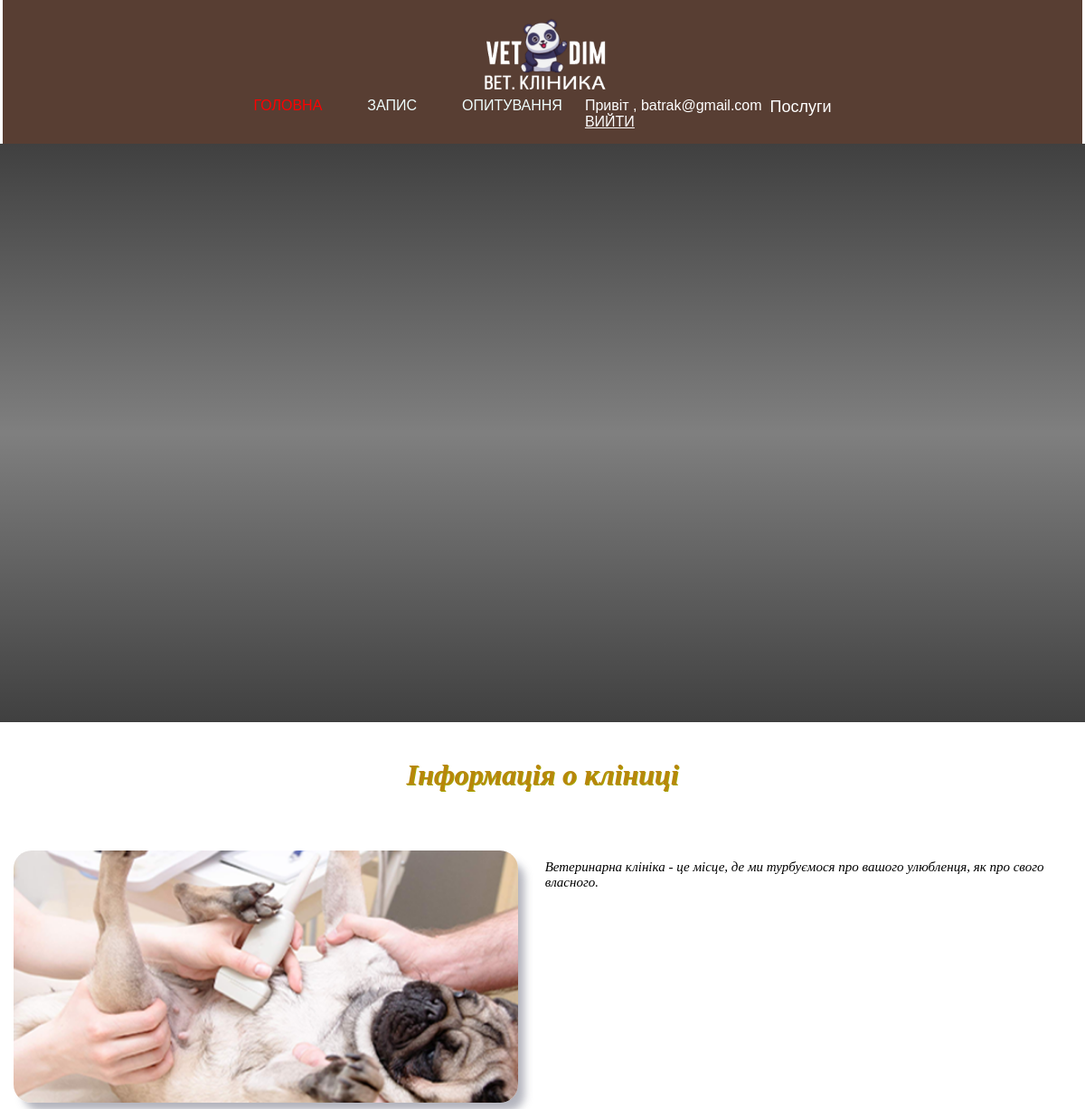
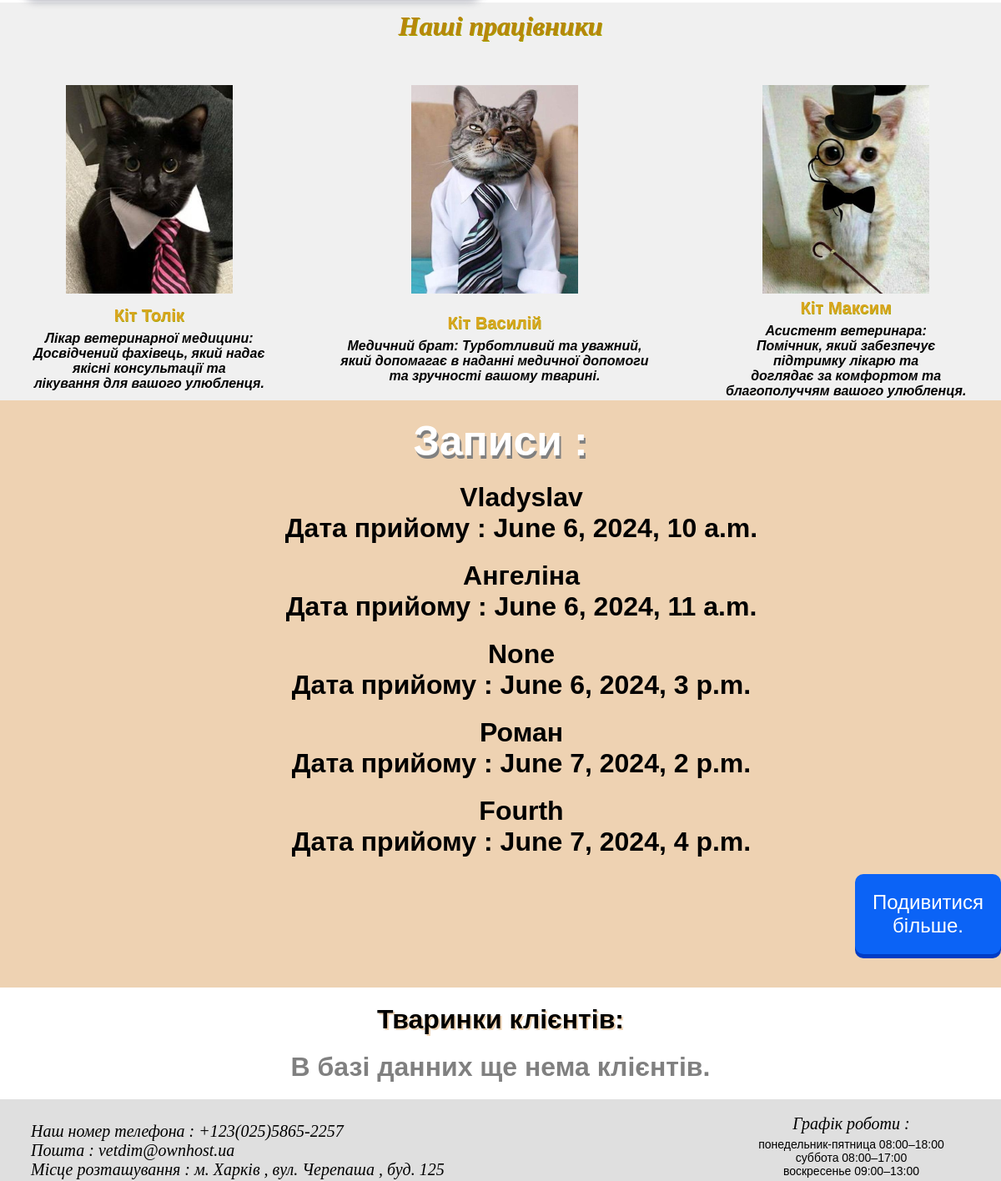
Screenshot of /polls/today (signed in) with the database file from the repository (2 pictures, top to bottom).
### polls/models.py (models this page shows, shortened)
class Booking(models.Model):
    time = models.CharField('Час прийому',max_length=20)
    date = models.DateTimeField('Дата')
    client = models.ForeignKey(Client,on_delete=models.PROTECT , null=True, blank=True)
    class Meta:
        verbose_name_plural = 'Запис на прийом'
        verbose_name = 'Запис на прийом'

class Client(models.Model):
    user = models.OneToOneField(User, on_delete=models.CASCADE, null=True)
    name = models.CharField('Імя',max_length=25)
    surname = models.CharField('Прізвище', max_length=35)
    number = models.CharField('Номер',max_length=10)
    def __str__(self):
        return self.name
    class Meta:
        verbose_name_plural = 'Кліент'
        verbose_name = 'Кліента'
        ordering = ['name']

### polls/views.py (the view)
# urls.py: path('today', views.last_booking, name='last_booking'),
def last_booking(request):
    bookings = Booking.objects.all()[0:5]
    total_bookings = Booking.objects.count()
    return render(request, 'index.html' , {'bookings':bookings , 'total_bookings':total_bookings})

### polls/templates/index.html (shortened to what this page needs)
<!DOCTYPE html>
{% load static %}
<html>
<head>
	<link href="{% static 'css/style.css' %}" rel="stylesheet">
</head>
<body>
    <header>
        <div class="navig">
            <a href="{% url 'main' %}">
                <img src="{% static 'img/logo1.png' %}" class="logo">
            </a>
            <ul>
                <li><a href="{% url 'main' %}" style="text-decoration: none; color: red; text-transform: uppercase;"> Головна </a></li>
                <li><a href="{% url 'reg' %}"> Запис </a></li>
                <li><a href="{% url 'second' %}">Опитування</a></li>
                {% if user.is_authenticated %}
                <span style="color:white">Привіт , {{request.user}} <br /> <span><a href="{%url 'logout'%}" style="color: white; text-transform: uppercase;"> Вийти</a></span></span>
                <pre>  </pre>
                {% else %}
                <li><a href="{% url 'regik' %}" style=" color = white;">Реєстрація | Вхід</a></li>
                {% endif %}
                <div class="dropdown">
                    <button class="dropbtn">Послуги</button>
                </div>
            </ul>
        </div>
    </header>
    <div class="hat">
        <h1 class="welcome">{{link_h1}}</h1>
    </div>
    <h1 class="text_adv">Інформація о кліниці</h1>
    <div class="middle" style="background-color: {{link_src}}">
        <div class="about_us">
            <img src="{% static 'img/client2.png' %}">
            <div><p class="discription_adv">Ветеринарна клініка - це місце, де ми турбуємося про вашого улюбленця, як про свого власного. </p>	 </div>
        </div>
    </div>
    <div class="rewards">
        <h1 class="text_emp">Наші працівники</h1>
        <table class="table_cats">
            <tr>
                <td>
                    <img src="{% static 'img/emp1.png' %}">
                </td>
                <td>
                    <img src="{% static 'img/emp2.png' %}">
                </td>
                <td>
                    <img src="{% static 'img/emp3.png' %}">
                </td>
            </tr>
            <tr>
                <td>
                    <p1 class="name"><b>Кіт Толік</b></p1>
                    <h4 class="desctiption">Лікар ветеринарної медицини: <br>Досвідчений фахівець, який надає <br>якісні консультації та<br> лікування для вашого улюбленця.</h4>
                </td>
                <td>
                    <p1 class="name"><b>Кіт Василій</b></p1>
                    <h4 class="desctiption">Медичний брат: Турботливий та уважний,<br> який допомагає в наданні медичної допомоги <br>	та зручності вашому тварині.</h4>
                </td>
                <td>
                    <p1 class="name"> <b>Кіт Максим </b></p1>
                    <h4 class="desctiption">Асистент ветеринара:<br> Помічник, який забезпечує<br> підтримку лікарю та<br> доглядає за комфортом та<br> благополуччям вашого улюбленця.</h4>
                </td>
            </tr>
        </table>
    </div>
    <div class="reviews" style="background-color:#EED2B2; ">
        <h1 style="text-align:center;color:white; text-shadow:grey 2px 4px; font-size:50px;">Записи :</h1>
        {% if bookings %}
        <div class="content" id="content">
            {% for el in bookings %}
            <div class="single_content" style="padding-top: 20px; padding-left: 50px; text-align: center;">
                <h1> {{ el.client }} </h1>
                <h1>Дата прийому : {{ el.date }}</h1>
            </div>
            {% endfor %}
            <div style="margin-left:1025px; margin-top:20px;" class="load_more-btn" id="btn">
                <button style=" font-size: 24px; padding: 20px; border: none; border-radius: 10px; text-decoration: none; color: white; background: #0B63F6; box-shadow: 0 5px 0 #003CC5; "type="button" class="btn-success">Подивитися більше.</button>
            </div>
            {% else %}
            <h1 style="text-align:center;color:grey; text-shadow:white 1px 1px; padding-top:20px; padding-bottom:20px;">В базі данних ще нема клієнтів.</h1>
            {% endif %}
        </div>
    </div>
    <h1 style="text-align:center; text-shadow:#EED2B2 2px 2px; padding-top:20px;">Тваринки клієнтів:</h1>
    {% if all_clients %}
    {% for el in all_clients %}
    <div style="padding-top:20px; padding-left:50px;">
        <h1> {{ el.client }} </h1>
        <table style="background-color:#EED2B2; padding:20px; border-radius:20px;margin-bottom:20px;">
            <td>
                <h1>Вік тваринки : {{ el.age }}</h1>
            </td>
            <td>
                <h1>&nbsp; Тип тваринки : {{ el.typeanimal }}</h1>
            </td>
        </table>
    </div>
    {% endfor %}
    {% else %}
    <h1 style="text-align:center;color:grey; text-shadow:white 1px 1px; padding-top:20px; padding-bottom:20px;">В базі данних ще нема клієнтів.</h1>
    {% endif %}
    <footer>
        <div class="info">
            <table>
                <tr>
                    <td>
                        <p class="discription_adv" style="text-align: left;">Наш номер телефона : +123(025)5865-2257 <br> Пошта : vetdim@ownhost.ua <br> Місце розташування : м. Харків , вул. Черепаша , буд. 125 </p>
                    </td>
                    <td>
                        <p class="discription_adv" style="font-size: 20px; padding-top:15px; ">Графік роботи : </p>
                        <p style="padding-left: 35px; padding-top:5px;font-size: 14px;">понедельник-пятница 08:00–18:00 <br> суббота	08:00–17:00<br>воскресенье	09:00–13:00<br></p>
                    </td>
                </tr>
            </table>
        </div>
    </footer>
</body>
</html>

### polls/static/css/style.css (style rules this page uses)
* { margin: 0px; padding: 0px; font-family: sans-serif; }
.hat { background-image: linear-gradient(rgba(0, 0, 0, 0.75) ,rgba(0, 0, 0, 0.5) ,rgba(0, 0, 0, 0.75)); height: 80vh; background-size: cover; background-position: center; min-height: 100px; }
.navig { width: 98%; margin: auto; padding: 15px; display: flex; align-items: center; justify-content: space-between; background-color: rgba(47, 14, 0, 0.8); }
.logo { width: 175px; cursor: pointer; }
.navig ul { display: flex; list-style: none; margin: 0; padding: 0; }
.navig ul li { margin: 0 25px; }
.navig ul li a { text-decoration: none; color: #F0FFFF; text-transform: uppercase; transition: 0.3s; }
.welcome { font-family: Verdana; color: #FFFFFF; text-align: center; padding-top: 250px; }
.info { background-color: #DFDFDF ; }
.rewards { background-color: #f0f0f0; width: 100%; }
.table_cats { margin-top: 50px; width: 100%; }
.text_emp { font-style: Italic; font-family: Tahoma; color: darkgoldenrod; padding-top : 10px; text-align: center; text-shadow: 1px 1px #A5A500; }
td { text-align: center; }
.name { font-size: 20px; color: goldenrod; text-shadow: 0.5px 0.5px #A5A500; }
.desctiption { font-style: Italic; padding-top: 7px; }
.reviews { background-color: #f0f0f0; padding-top: 20px; padding-bottom: 40px; }
.text_adv { padding-top: 40px; font-style: Italic; font-family: Tahoma; color: darkgoldenrod; text-align: center; text-shadow: 1px 1px #A5A500; }
.discription_adv { padding-top: 25px; padding-left: 35px; font-style: Italic ; font-family: initial; font-size: 20px; }
.info table { width : 100%; }
.about_us { width : 100%; margin-top: 20px; display: flex; justify-content: space-between; height: 50%; padding-top : 30px; padding-bottom : 10px; }
.about_us p { margin-left: 20px; padding-bottom: 25px; padding-left: 10px ; padding-right : 30px ; }
.about_us img { width : 50%; height : 90%; margin-top: 15px; margin-left : 15px; border-radius: 20px; box-shadow: 9px 11px 10px -2px rgba(66, 68, 90, 0.4); }
.dropdown { margin-left: auto; margin-right: 25px; position: relative; }
.dropbtn { background-color: transparent; color: #ffffff; border: none; padding: 0; cursor: pointer; font-size: 18px; }
@media only screen and (max-width : 1200px) { .navig { width: 97%; display: flex; flex-direction: column; } }
@media only screen and (max-width : 1200px) { .about_us img { height: 15%; } }
@media only screen and (max-width : 1200px) { .about_us p { font-size: 15px; } }

### rows the page displays
Booking: client "Vladyslav", date "June 6, 2024, 10 a.m."
Booking: client "Ангеліна", date "June 6, 2024, 11 a.m."
Booking: client "None", date "June 6, 2024, 3 p.m."
Booking: client "Роман", date "June 7, 2024, 2 p.m."
Booking: client "Fourth", date "June 7, 2024, 4 p.m."

### other values shown
{{ request.user }} "batrak@gmail.com"
